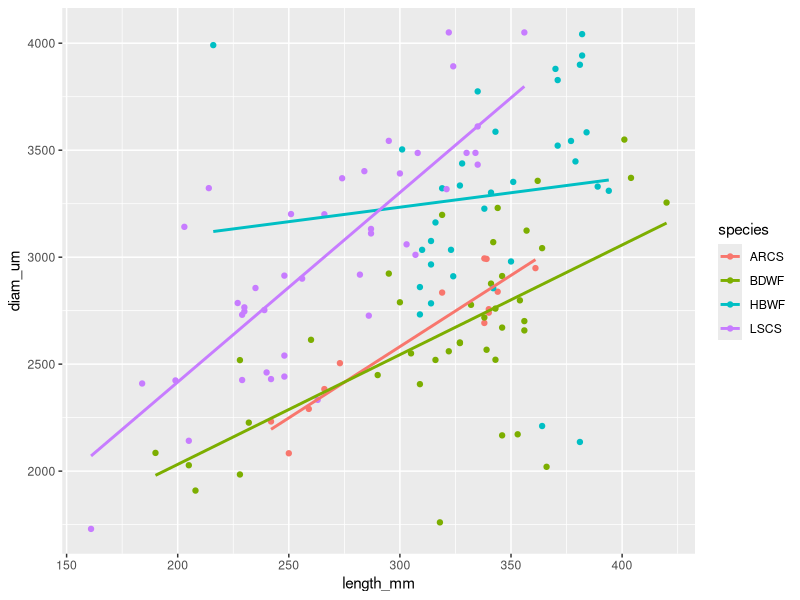

Write R code to recreate this figure.
# =====================================================================
# Lens measurement analysis
# Jonah Bacon
# 18 October 2022
# =====================================================================


# Load libraries ----------------------------------------------------------

library(tidyverse)


# Load data ---------------------------------------------------------------

lens.meas <- read.csv("data/Lens_measurements.csv")
lgth.wt <- read.csv("data/Sample_LW.csv", colClasses = "character")

head(lens.meas)

length.df <- lgth.wt %>% 
  unite("Spp_ID", species:ID, sep= "_", remove = FALSE) %>% 
  select(Spp_ID, species, length_mm)

lens.dat <- lens.meas %>% 
  separate(Photo_ID, into = c("Spp_ID", "Photo_ID"), sep = 7) %>% 
  group_by(Spp_ID) %>% 
  summarise(diam_um = max(Measurement_um)) %>% 
  filter(diam_um > 0)

lens.length.df <- merge(length.df, lens.dat, by = "Spp_ID")
lens.length.df$length_mm <- as.integer(lens.length.df$length_mm)

ggplot(lens.length.df, aes(x = length_mm, y = diam_um, color = species)) +
  geom_point() +
  geom_smooth(method = "lm", se = F, show.legend = T)

lm.coef.df <- lens.length.df %>% 
  group_by(species) %>% 
  summarise(
    slope = summary(lm(diam_um ~ length_mm))$coefficients[2],
    intercept = summary(lm(diam_um ~ length_mm))$coefficients[1],
    adj.r.sq = summary(lm(diam_um ~ length_mm))$adj.r.squared
  )

